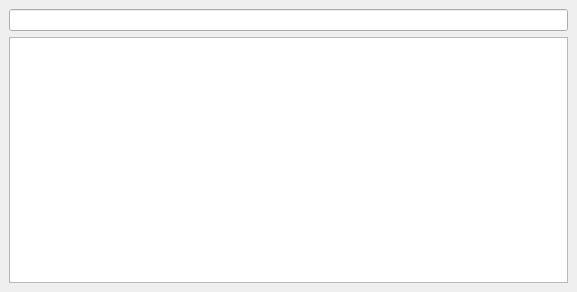
<?xml version="1.0" encoding="UTF-8"?>
<ui version="4.0">
 <class>DockWidget</class>
 <widget class="QDockWidget" name="DockWidget">
  <property name="geometry">
   <rect>
    <x>0</x>
    <y>0</y>
    <width>577</width>
    <height>292</height>
   </rect>
  </property>
  <property name="windowTitle">
   <string>DockWidget</string>
  </property>
  <widget class="QWidget" name="dockWidgetContents">
   <layout class="QVBoxLayout" name="verticalLayout">
    <item>
     <widget class="QLineEdit" name="letRecherche"/>
    </item>
    <item>
     <widget class="QListWidget" name="lwgResult">
      <property name="movement">
       <enum>QListView::Static</enum>
      </property>
     </widget>
    </item>
   </layout>
  </widget>
 </widget>
 <resources/>
 <connections/>
</ui>
